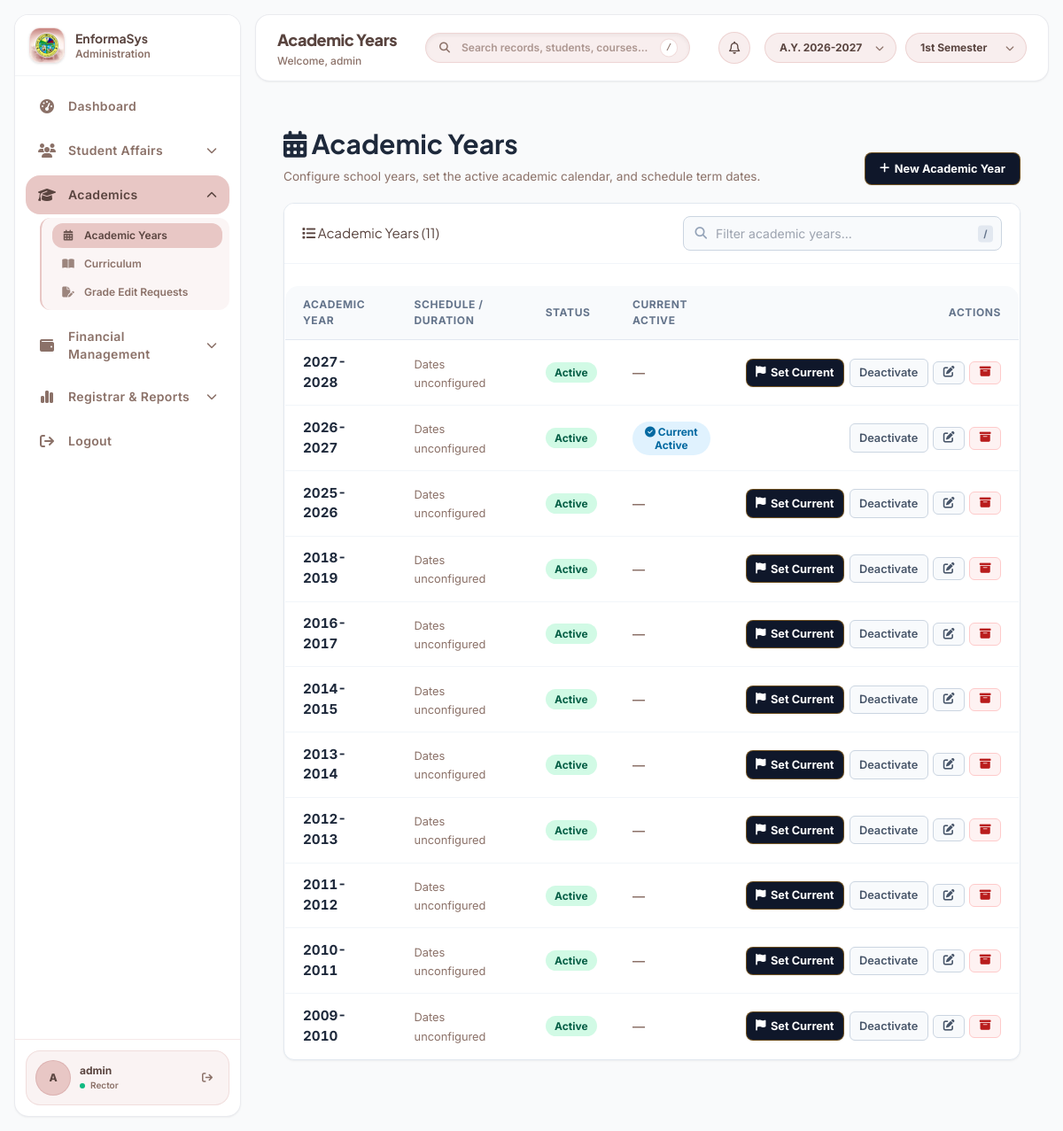
The app's page /modules/academic_years.php (signed in) with its own data.
### tables this page shows
CREATE TABLE `academic_years` (
  `id` int(11) NOT NULL AUTO_INCREMENT,
  `label` varchar(9) NOT NULL,
  `start_year` int(11) NOT NULL,
  `end_year` int(11) NOT NULL,
  `start_date` date DEFAULT NULL,
  `end_date` date DEFAULT NULL,
  `is_active` tinyint(1) NOT NULL DEFAULT 1,
  `is_current` tinyint(1) NOT NULL DEFAULT 0,
  `archived_at` datetime DEFAULT NULL,
  `updated_at` datetime DEFAULT NULL,
  `created_at` datetime NOT NULL DEFAULT current_timestamp(),
  PRIMARY KEY (`id`),
  UNIQUE KEY `uniq_academic_years_label` (`label`),
  KEY `idx_academic_years_active` (`is_active`,`archived_at`),
  KEY `idx_academic_years_current` (`is_current`)
);

### modules/academic_years.php (the view, shortened to what this page needs)
<?php
include '../includes/db.php';
$rows = [];
$res = $conn->query("SELECT * FROM academic_years ORDER BY start_year DESC, end_year DESC");
if ($res) {
    while ($r = $res->fetch_assoc()) {
        $rows[] = $r;
    }
}
?>
<?php
require_once __DIR__ . '/../includes/layout_app_start.php';
?>
        <div class="content-body minimal-container">
            <div style="display: flex; justify-content: space-between; align-items: flex-end; margin-bottom: 1.25rem; flex-wrap: wrap; gap: 1rem;">
                <div>
                    <h1 class="page-title" style="margin: 0 0 0.25rem 0;"><i class="fas fa-calendar-days"></i> Academic Years</h1>
                    <div style="color: var(--text-secondary); font-size: 0.85rem;">Configure school years, set the active academic calendar, and schedule term dates.</div>
                </div>
                <button type="button" id="toggleCreateAyBtn" class="action-btn-primary" style="padding: 0.5rem 1rem;">
                    <i class="fas fa-plus"></i> New Academic Year
                </button>
            </div>
            <div class="minimal-card">
                <div class="minimal-toolbar">
                    <h3 style="margin: 0; font-size: 0.95rem;"><i class="fas fa-list"></i> Academic Years (<?php echo count($rows); ?>)</h3>
                    <div class="search-container">
                        <input type="text" id="aySearchInput" placeholder="Filter academic years..." autocomplete="off">
                        <span class="search-kbd">/</span>
                    </div>
                </div>
                <div style="overflow-x: auto;">
                    <table class="minimal-table">
                        <thead>
                            <tr>
                                <th>Academic Year</th>
                                <th>Schedule / Duration</th>
                                <th>Status</th>
                                <th>Current Active</th>
                                <th style="text-align: right;">Actions</th>
                            </tr>
                        </thead>
                        <tbody>
                            <?php if (count($rows) === 0) { ?>
                                <tr><td colspan="4" style="color: var(--text-secondary);">No Academic Years found.</td></tr>
                            <?php } else { foreach ($rows as $r) { ?>
                                <?php
                                    $id = (int)($r['id'] ?? 0);
                                    $label = (string)($r['label'] ?? '');
                                    $is_active = (int)($r['is_active'] ?? 0) === 1;
                                    $is_current = (int)($r['is_current'] ?? 0) === 1;
                                    $archived = ($r['archived_at'] ?? null) !== null;
                                ?>
                                <tr class="ay-row" data-search="<?php echo htmlspecialchars(strtolower($label)); ?>" style="<?php echo $archived ? 'opacity: 0.6;' : ''; ?>">
                                    <td>
                                        <div style="font-weight: 700; font-size: 0.95rem; font-variant-numeric: tabular-nums;">
                                            <?php echo htmlspecialchars($label); ?>
                                        </div>
                                    </td>
                                    <td>
                                        <?php if (trim((string)($r['start_date'] ?? '')) !== '' || trim((string)($r['end_date'] ?? '')) !== '') { ?>
                                            <span style="color: #475569; font-size: 0.825rem;">
                                                <i class="far fa-calendar-alt" style="color: #94a3b8; margin-right: 4px;"></i>
                                                <?php echo htmlspecialchars(trim((string)($r['start_date'] ?? ''))); ?> &rarr; <?php echo htmlspecialchars(trim((string)($r['end_date'] ?? ''))); ?>
                                            </span>
                                        <?php } else { ?>
                                            <span style="color: var(--text-secondary); font-size: 0.8rem;">Dates unconfigured</span>
                                        <?php } ?>
                                    </td>
                                    <td>
                                        <?php
                                            if ($archived) {
                                                echo "<span class='status-badge status-muted'>Archived</span>";
                                            } elseif ($is_active) {
                                                echo "<span class='status-badge status-cleared'>Active</span>";
                                            } else {
                                                echo "<span class='status-badge status-warning'>Inactive</span>";
                                            }
                                        ?>
                                    </td>
                                    <td>
                                        <?php echo $is_current
                                            ? "<span class='status-badge status-info'><i class='fas fa-check-circle'></i> Current Active</span>"
                                            : "<span style='color: var(--text-secondary); font-weight: 600;'>—</span>";
                                        ?>
                                    </td>
                                    <td style="text-align: right; white-space: nowrap;">
                                        <div style="display: inline-flex; gap: 0.35rem; align-items: center; justify-content: flex-end;">
                                            <?php if (!$archived) { ?>
                                                <?php if (!$is_current) { ?>
                                                    <form method="post" style="display: inline; margin: 0;">
                                                        <button type="submit" name="set_current" class="action-btn-primary" style="padding: 0.35rem 0.65rem;" title="Make this the current semester" data-confirm="Set <?php echo htmlspecialchars($label); ?> as the active current Academic Year across EnformaSys?" data-confirm-title="Set Current Academic Year" data-confirm-text="Set Current" data-confirm-variant="warning" data-confirm-loading="Updating...">
                                                            <i class="fas fa-flag"></i> Set Current
                                                        </button>
                                                    </form>
                                                <?php } ?>
                                                <form method="post" style="display: inline; margin: 0;">
                                                    <button type="submit" name="toggle_active" class="action-btn-secondary" style="padding: 0.35rem 0.65rem;" data-confirm="<?php echo $is_active ? 'Deactivate' : 'Activate'; ?> Academic Year <?php echo htmlspecialchars($label); ?>?" data-confirm-title="<?php echo $is_active ? 'Deactivate' : 'Activate'; ?> Academic Year" data-confirm-text="<?php echo $is_active ? 'Deactivate' : 'Activate'; ?>" data-confirm-variant="<?php echo $is_active ? 'warning' : 'primary'; ?>" data-confirm-loading="Updating...">
                                                        <?php echo $is_active ? 'Deactivate' : 'Activate'; ?>
                                                    </button>
                                                </form>
                                                <button type="button" class="action-btn-secondary toggle-edit-ay-btn" data-target="editAy_<?php echo $id; ?>" style="padding: 0.35rem 0.65rem;" title="Edit details">
                                                    <i class="fas fa-edit"></i>
                                                </button>
                                                <form method="post" style="display: inline; margin: 0;" data-confirm="Archive Academic Year <?php echo htmlspecialchars($label); ?>?" data-confirm-title="Archive Academic Year" data-confirm-text="Archive" data-confirm-variant="danger" data-confirm-loading="Archiving...">
                                                    <button type="submit" name="archive_ay" class="action-btn-danger" style="padding: 0.35rem 0.65rem;" title="Archive">
                                                        <i class="fas fa-box-archive"></i>
                                                    </button>
                                                </form>
                                            <?php } ?>
                                        </div>
                                    </td>
                                </tr>
                            <?php } } ?>
                        </tbody>
                    </table>
                </div>
            </div>
        </div>
<?php require_once __DIR__ . '/../includes/layout_app_end.php'; ?>

### records on screen
academic_years: label "2027-2028", shows "Dates unconfigured", is_active "Active"
academic_years: label "2026-2027", shows "Dates unconfigured", is_active "Active", is_current 1 (drawn)
academic_years: label "2025-2026", shows "Dates unconfigured", is_active "Active"
academic_years: label "2018-2019", shows "Dates unconfigured", is_active "Active"
academic_years: label "2016-2017", shows "Dates unconfigured", is_active "Active"
academic_years: label "2014-2015", shows "Dates unconfigured", is_active "Active"
academic_years: label "2013-2014", shows "Dates unconfigured", is_active "Active"
academic_years: label "2012-2013", shows "Dates unconfigured", is_active "Active"
academic_years: label "2011-2012", shows "Dates unconfigured", is_active "Active"
academic_years: label "2010-2011", shows "Dates unconfigured", is_active "Active"
academic_years: label "2009-2010", shows "Dates unconfigured", is_active "Active"

### other values on screen
$appName "EnformaSys"
$roleSubtitle "Administration"
$item['label'] "Dashboard"
$item['label'] "Student Affairs"
$item['label'] "Academics"
$sub['label'] "Academic Years"
$sub['label'] "Curriculum"
$sub['label'] "Grade Edit Requests"
$item['label'] "Financial Management"
$item['label'] "Registrar & Reports"
$item['label'] "Logout"
$sb_initial "A"
$sb_username "admin"
$sb_role_label "Rector"
$headerTitle "Academic Years"
